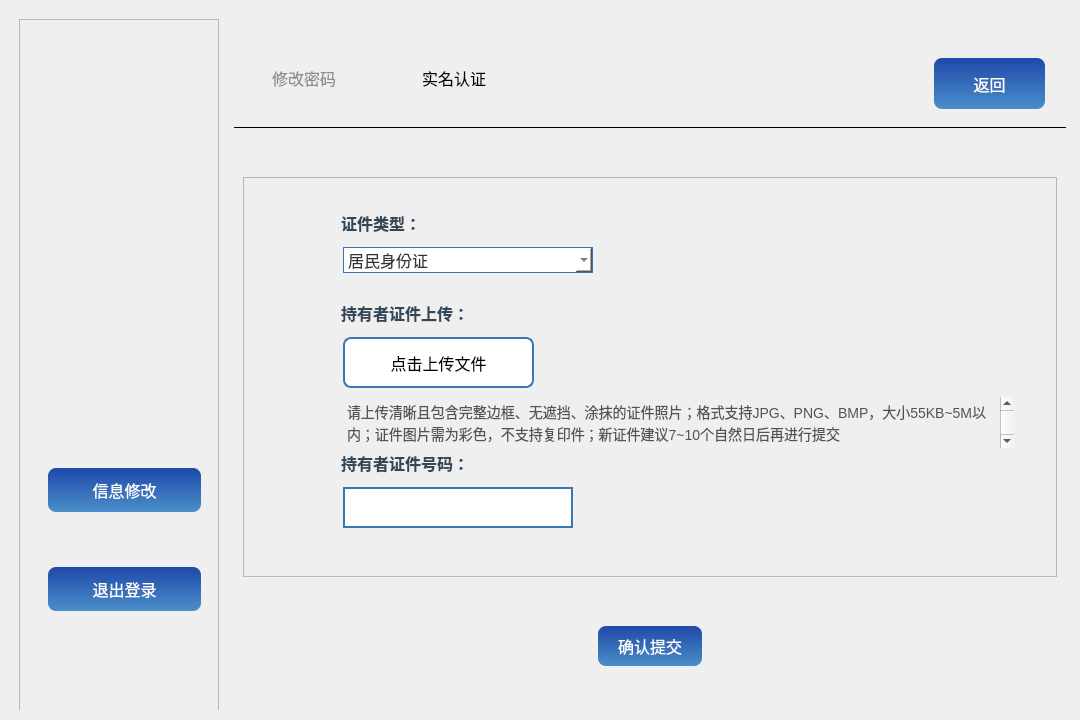
<?xml version="1.0" encoding="UTF-8"?>
<ui version="4.0">
 <class>AuthenticationWindow</class>
 <widget class="QWidget" name="AuthenticationWindow">
  <property name="geometry">
   <rect>
    <x>0</x>
    <y>0</y>
    <width>1080</width>
    <height>720</height>
   </rect>
  </property>
  <property name="minimumSize">
   <size>
    <width>1080</width>
    <height>720</height>
   </size>
  </property>
  <property name="maximumSize">
   <size>
    <width>16777215</width>
    <height>720</height>
   </size>
  </property>
  <property name="windowTitle">
   <string>域名管理系统</string>
  </property>
  <property name="styleSheet">
   <string notr="true">
QMainWindow {
    background-color: qlineargradient(x1:0, y1:0, x2:1, y2:1, stop:0 #EEF3F8, stop:1 #D7E6F5);
}

QLineEdit {
    background-color: #FFFFFF;
    border: 2px solid #C9D6E8;
    border-radius: 8px;
    padding: 8px;
    font-size: 14px;
}

QLineEdit:hover {
    border: 2px solid rgb(145, 168, 235);
}

QLineEdit:placeholder {
    border-color: #4c65af;
    outline: none;
}

QLineEdit:focus {
    border: 2px solid #4c65af;
    outline: none;
}

QTextEdit{
    background-color: #FFFFFF;
    font-size: 14px;
    color:rgb(83, 83, 83);
}

QPushButton {
    background-color: qlineargradient(x1:0, y1:0, x2:0, y2:1, stop:0 #1f49a9, stop:1 #4A8EC9);
    color: white;
    padding: 10px 20px;
    font-size: 16px;
    border-radius: 8px;
}

QPushButton:hover {
    background-color: qlineargradient(x1:0, y1:0, x2:0, y2:1, stop:0 #4c65af, stop:1 #3A78B5);
}

QPushButton:pressed {
    background-color: #3A78B5;
}

QLabel {
    color: #33475B;
    font-size: 16px;
    font-weight: bold;
    padding: 4px;
}

QComboBox {
    font-family: &quot;PingFang SC&quot;, &quot;Helvetica Neue&quot;, Arial, &quot;Hiragino Sans GB&quot;, &quot;Microsoft YaHei UI&quot;, &quot;Microsoft YaHei&quot;, SimSun, sans-serif;
    font-size: 16px;
    color: #333333; 
    border: 1px solid #e0e0e0;
    border-radius: 10px; 
    background-color: #ffffff; 
}
#usernameshow {
    font-size: 24px;
    font-weight: bold;
    color: #2B5D7C;
    text-align: left;
    background: transparent;
    border: none;  /* 移除边框 */
    outline: none; /* 移除获得焦点时的轮廓 */
}

#lisenceChoose{
    border-color: #3A78B5;
    border-radius: 0px; 
}
#usernameshow:hover {
    font-size: 25px;
    color:rgb(124, 43, 59);
}


#postinfoShow{
    border: none;
    background:transparent;
}

#idInput{
    border-color: #3A78B5;
    border-radius:0px;
}

#postinfoButton{
    background-color: white;
    color: black;
    border-width: 2px;
    border-color: #3A78B5;
    border-style: solid;
}

#frame_4{
    background:transparent;
}

   </string>
  </property>
  <widget class="QFrame" name="horizontalFrame">
   <property name="geometry">
    <rect>
     <x>10</x>
     <y>10</y>
     <width>1059</width>
     <height>700</height>
    </rect>
   </property>
   <property name="maximumSize">
    <size>
     <width>16777215</width>
     <height>700</height>
    </size>
   </property>
   <layout class="QHBoxLayout" name="horizontalLayout">
    <item>
     <widget class="QFrame" name="frame">
      <property name="enabled">
       <bool>true</bool>
      </property>
      <property name="minimumSize">
       <size>
        <width>200</width>
        <height>700</height>
       </size>
      </property>
      <property name="maximumSize">
       <size>
        <width>16777215</width>
        <height>720</height>
       </size>
      </property>
      <property name="frameShape">
       <enum>QFrame::Shape::StyledPanel</enum>
      </property>
      <property name="frameShadow">
       <enum>QFrame::Shadow::Raised</enum>
      </property>
      <widget class="QFrame" name="frame_2">
       <property name="geometry">
        <rect>
         <x>20</x>
         <y>390</y>
         <width>171</width>
         <height>261</height>
        </rect>
       </property>
       <property name="minimumSize">
        <size>
         <width>171</width>
         <height>261</height>
        </size>
       </property>
       <layout class="QVBoxLayout" name="verticalLayout_2">
        <item>
         <layout class="QVBoxLayout" name="verticalLayout_3">
          <item>
           <spacer name="verticalSpacer">
            <property name="orientation">
             <enum>Qt::Orientation::Vertical</enum>
            </property>
            <property name="sizeHint" stdset="0">
             <size>
              <width>20</width>
              <height>40</height>
             </size>
            </property>
           </spacer>
          </item>
          <item>
           <widget class="QPushButton" name="infoButton">
            <property name="enabled">
             <bool>true</bool>
            </property>
            <property name="text">
             <string>信息修改</string>
            </property>
           </widget>
          </item>
          <item>
           <spacer name="verticalSpacer_3">
            <property name="orientation">
             <enum>Qt::Orientation::Vertical</enum>
            </property>
            <property name="sizeHint" stdset="0">
             <size>
              <width>20</width>
              <height>40</height>
             </size>
            </property>
           </spacer>
          </item>
          <item>
           <widget class="QPushButton" name="quitButton">
            <property name="text">
             <string>退出登录</string>
            </property>
           </widget>
          </item>
          <item>
           <spacer name="verticalSpacer_2">
            <property name="orientation">
             <enum>Qt::Orientation::Vertical</enum>
            </property>
            <property name="sizeHint" stdset="0">
             <size>
              <width>20</width>
              <height>40</height>
             </size>
            </property>
           </spacer>
          </item>
         </layout>
        </item>
       </layout>
      </widget>
      <widget class="QLabel" name="logo">
       <property name="geometry">
        <rect>
         <x>30</x>
         <y>70</y>
         <width>151</width>
         <height>141</height>
        </rect>
       </property>
       <property name="styleSheet">
        <string notr="true">border-image:url(:/images/logo.png)</string>
       </property>
       <property name="text">
        <string/>
       </property>
      </widget>
     </widget>
    </item>
    <item>
     <widget class="QFrame" name="frame_3">
      <property name="minimumSize">
       <size>
        <width>850</width>
        <height>700</height>
       </size>
      </property>
      <property name="maximumSize">
       <size>
        <width>1080</width>
        <height>720</height>
       </size>
      </property>
      <layout class="QVBoxLayout" name="verticalLayout">
       <item>
        <widget class="QFrame" name="frame_4">
         <property name="minimumSize">
          <size>
           <width>828</width>
           <height>100</height>
          </size>
         </property>
         <property name="maximumSize">
          <size>
           <width>1080</width>
           <height>100</height>
          </size>
         </property>
         <property name="styleSheet">
          <string notr="true">QFrame {
    border-top: none;         /* 不显示上边框 */
    border-left: none;        /* 不显示左边框 */
    border-right: none;       /* 不显示右边框 */
    border-bottom: 1px solid black;  /* 设置下边框为 3 像素黑色实线 */
}
</string>
         </property>
         <property name="frameShape">
          <enum>QFrame::Shape::StyledPanel</enum>
         </property>
         <property name="frameShadow">
          <enum>QFrame::Shadow::Raised</enum>
         </property>
         <widget class="QPushButton" name="pushButton_pass">
          <property name="geometry">
           <rect>
            <x>0</x>
            <y>0</y>
            <width>140</width>
            <height>100</height>
           </rect>
          </property>
          <property name="minimumSize">
           <size>
            <width>0</width>
            <height>100</height>
           </size>
          </property>
          <property name="styleSheet">
           <string notr="true">font: 25px &quot;微软雅黑&quot;;
color:rgb(143, 143, 143);
background:transparent;
</string>
          </property>
          <property name="text">
           <string>修改密码</string>
          </property>
         </widget>
         <widget class="QPushButton" name="back_4">
          <property name="geometry">
           <rect>
            <x>700</x>
            <y>30</y>
            <width>111</width>
            <height>51</height>
           </rect>
          </property>
          <property name="text">
           <string>返回</string>
          </property>
         </widget>
         <widget class="QPushButton" name="pushButton_authen">
          <property name="geometry">
           <rect>
            <x>150</x>
            <y>0</y>
            <width>140</width>
            <height>100</height>
           </rect>
          </property>
          <property name="minimumSize">
           <size>
            <width>0</width>
            <height>100</height>
           </size>
          </property>
          <property name="styleSheet">
           <string notr="true">font: 25px &quot;微软雅黑&quot;;
color:black;
background:transparent;
</string>
          </property>
          <property name="text">
           <string>实名认证</string>
          </property>
         </widget>
        </widget>
       </item>
       <item>
        <widget class="QFrame" name="frame_5">
         <property name="maximumSize">
          <size>
           <width>16777215</width>
           <height>600</height>
          </size>
         </property>
         <layout class="QVBoxLayout" name="verticalLayout_4">
          <item>
           <widget class="QFrame" name="frame_6">
            <property name="maximumSize">
             <size>
              <width>16777215</width>
              <height>400</height>
             </size>
            </property>
            <property name="frameShape">
             <enum>QFrame::Shape::StyledPanel</enum>
            </property>
            <property name="frameShadow">
             <enum>QFrame::Shadow::Raised</enum>
            </property>
            <widget class="QComboBox" name="lisenceChoose">
             <property name="geometry">
              <rect>
               <x>100</x>
               <y>70</y>
               <width>250</width>
               <height>26</height>
              </rect>
             </property>
             <property name="minimumSize">
              <size>
               <width>250</width>
               <height>0</height>
              </size>
             </property>
             <property name="maximumSize">
              <size>
               <width>250</width>
               <height>200</height>
              </size>
             </property>
             <item>
              <property name="text">
               <string>居民身份证</string>
              </property>
             </item>
             <item>
              <property name="text">
               <string>护照</string>
              </property>
             </item>
             <item>
              <property name="text">
               <string>港澳居民来往内地通行证</string>
              </property>
             </item>
             <item>
              <property name="text">
               <string>台湾居民来往大陆通行证</string>
              </property>
             </item>
             <item>
              <property name="text">
               <string>外国人永久居留身份证</string>
              </property>
             </item>
             <item>
              <property name="text">
               <string>港澳居民居住证</string>
              </property>
             </item>
             <item>
              <property name="text">
               <string>台湾居民居住证</string>
              </property>
             </item>
            </widget>
            <widget class="QLabel" name="label">
             <property name="geometry">
              <rect>
               <x>90</x>
               <y>30</y>
               <width>121</width>
               <height>31</height>
              </rect>
             </property>
             <property name="text">
              <string>证件类型：</string>
             </property>
            </widget>
            <widget class="QPushButton" name="postinfoButton">
             <property name="geometry">
              <rect>
               <x>100</x>
               <y>160</y>
               <width>191</width>
               <height>51</height>
              </rect>
             </property>
             <property name="text">
              <string>点击上传文件</string>
             </property>
            </widget>
            <widget class="QLabel" name="label_2">
             <property name="geometry">
              <rect>
               <x>90</x>
               <y>120</y>
               <width>151</width>
               <height>31</height>
              </rect>
             </property>
             <property name="text">
              <string>持有者证件上传：</string>
             </property>
            </widget>
            <widget class="QLabel" name="label_3">
             <property name="geometry">
              <rect>
               <x>90</x>
               <y>270</y>
               <width>151</width>
               <height>31</height>
              </rect>
             </property>
             <property name="text">
              <string>持有者证件号码：</string>
             </property>
            </widget>
            <widget class="QTextEdit" name="postinfoShow">
             <property name="geometry">
              <rect>
               <x>100</x>
               <y>220</y>
               <width>671</width>
               <height>51</height>
              </rect>
             </property>
             <property name="html">
              <string>&lt;!DOCTYPE HTML PUBLIC &quot;-//W3C//DTD HTML 4.0//EN&quot; &quot;http://www.w3.org/TR/REC-html40/strict.dtd&quot;&gt;
&lt;html&gt;&lt;head&gt;&lt;meta name=&quot;qrichtext&quot; content=&quot;1&quot; /&gt;&lt;meta charset=&quot;utf-8&quot; /&gt;&lt;style type=&quot;text/css&quot;&gt;
p, li { white-space: pre-wrap; }
hr { height: 1px; border-width: 0; }
li.unchecked::marker { content: &quot;\2610&quot;; }
li.checked::marker { content: &quot;\2612&quot;; }
&lt;/style&gt;&lt;/head&gt;&lt;body style=&quot; font-family:'Microsoft YaHei UI'; font-size:14px; font-weight:400; font-style:normal;&quot;&gt;
&lt;p style=&quot; margin-top:0px; margin-bottom:0px; margin-left:0px; margin-right:0px; -qt-block-indent:0; text-indent:0px;&quot;&gt;&lt;span style=&quot; font-size:14px;&quot;&gt;请上传清晰且包含完整边框、无遮挡、涂抹的证件照片；格式支持JPG、PNG、BMP，大小55KB~5M以内；证件图片需为彩色，不支持复印件；新证件建议7~10个自然日后再进行提交&lt;/span&gt;&lt;/p&gt;&lt;/body&gt;&lt;/html&gt;</string>
             </property>
            </widget>
            <widget class="QLineEdit" name="idInput">
             <property name="geometry">
              <rect>
               <x>100</x>
               <y>310</y>
               <width>230</width>
               <height>41</height>
              </rect>
             </property>
             <property name="minimumSize">
              <size>
               <width>230</width>
               <height>0</height>
              </size>
             </property>
             <property name="maximumSize">
              <size>
               <width>230</width>
               <height>16777215</height>
              </size>
             </property>
            </widget>
           </widget>
          </item>
          <item>
           <widget class="QWidget" name="horizontalWidget" native="true">
            <property name="maximumSize">
             <size>
              <width>16777215</width>
              <height>50</height>
             </size>
            </property>
            <layout class="QHBoxLayout" name="horizontalLayout_2">
             <item>
              <spacer name="horizontalSpacer">
               <property name="orientation">
                <enum>Qt::Orientation::Horizontal</enum>
               </property>
               <property name="sizeHint" stdset="0">
                <size>
                 <width>40</width>
                 <height>20</height>
                </size>
               </property>
              </spacer>
             </item>
             <item>
              <widget class="QPushButton" name="pushButton">
               <property name="minimumSize">
                <size>
                 <width>0</width>
                 <height>40</height>
                </size>
               </property>
               <property name="text">
                <string>确认提交</string>
               </property>
              </widget>
             </item>
             <item>
              <spacer name="horizontalSpacer_2">
               <property name="orientation">
                <enum>Qt::Orientation::Horizontal</enum>
               </property>
               <property name="sizeHint" stdset="0">
                <size>
                 <width>40</width>
                 <height>20</height>
                </size>
               </property>
              </spacer>
             </item>
            </layout>
           </widget>
          </item>
         </layout>
        </widget>
       </item>
      </layout>
     </widget>
    </item>
   </layout>
  </widget>
 </widget>
 <resources/>
 <connections/>
</ui>
